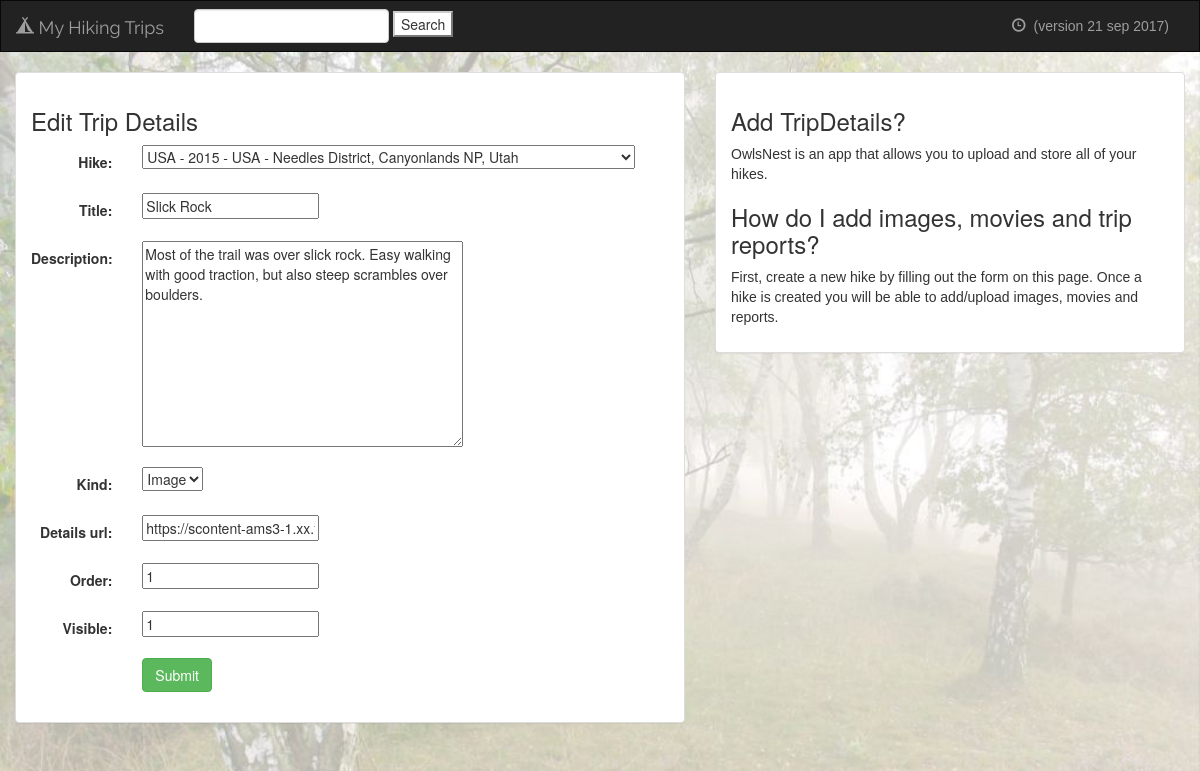
Before: /hiking/edit_tripdetail/13/ with the older database file.
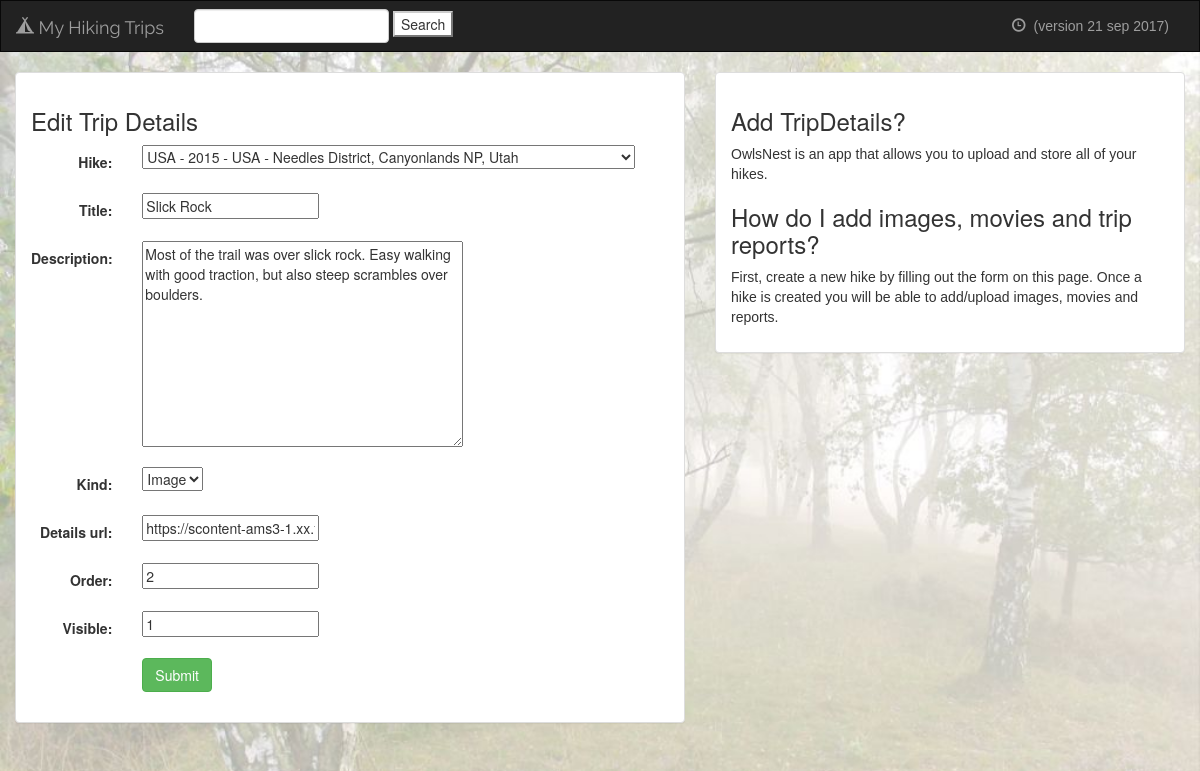
After: the same page with the newer database file.
### hiking/models.py (models this page shows, shortened)
class TripDetail(models.Model):
    KIND_IMAGE = 'image'
    KIND_MOVIE = 'movie'
    KIND_LINK = 'link'
    KIND_OTHER = 'other'
    KIND_CHOICES = (
        (KIND_IMAGE, 'Image'),
        (KIND_MOVIE, 'Movie'),
        (KIND_LINK, 'Link'),
        (KIND_OTHER, 'Other'),
    )
    class Meta:
        ordering = ['order']
    hike = models.ForeignKey(Hike, on_delete=models.CASCADE)
    title =  models.CharField(max_length=50, blank=True)
    description = models.TextField(max_length=3000, blank=True)
    details_url = models.URLField(max_length=250, default='',blank=True)
    kind = models.CharField(max_length=30, choices=KIND_CHOICES, default=KIND_IMAGE)
    order = models.IntegerField(default=0)
    visible = models.IntegerField(default=1)

### hiking/views.py (the view)
# urls.py: url(r'edit_tripdetail/(?P<pk>[0-9]+)/$', views.EditTripDetail.as_view(), name='detail-edit'),
class EditTripDetail(UpdateView):
    model = TripDetail
    template_name = 'hiking/edit_tripdetail_form.html'
    fields = ['hike', 'title', 'description', 'kind', 'details_url','order', 'visible']
    success_url = reverse_lazy('hiking:index')

### hiking/models.py (called while the page is built)
    def __str__(self):
        return self.title + ' - ' + str(self.year) + ' - '+ self.country + ' - ' + self.place

### hiking/templates/hiking/edit_tripdetail_form.html (shortened to what this page needs)
{% extends 'hiking/base.html' %}
{% block myBlock %}
<div class="container-fluid">
    <div class="row">
        <div class="col-sm-12 col-md-7">
            <div class="panel panel-default">
                <div class="panel-body">
                    <h3>Edit Trip Details</h3>
                    <form class="form-horizontal" role="form" action="" method="post" enctype="multipart/form-data">
                        {% include 'hiking/form-template.html' %}
                        <div class="form-group">
                            <div class="col-sm-offset-2 col-sm-10">
                                <button type="submit" class="btn btn-success">Submit</button>
                            </div>
                        </div>
                    </form>
                </div>
            </div>
        </div>
        <div class="col-sm-12 col-md-5">
            <div class="panel panel-default">
                <div class="panel-body">
                    <h3>Add TripDetails?</h3>
                    <p>OwlsNest is an app that allows you to upload and store all of your hikes.</p>
                    <h3>How do I add images, movies and trip reports?</h3>
                    <p>First, create a new hike by filling out the form on this page. Once a hike is created you will be able to add/upload images, movies and reports.</p>
                </div>
            </div>
        </div>
    </div>
</div>
{% endblock %}

### hiking/templates/hiking/form-template.html (shortened to what this page needs)
{% for field in form %}
    <div class="form-group">
         <div class="col-sm-offset-2 col-sm-10">
         </div>
        <label class="control-label col-sm-2">{{ field.label_tag }}</label>
        <div class="col-sm-10"> {{ field }}</div>
    </div>
{% endfor %}

Changed rows visible on the page:
changed TripDetail "Slick Rock": order "1" → "2"
